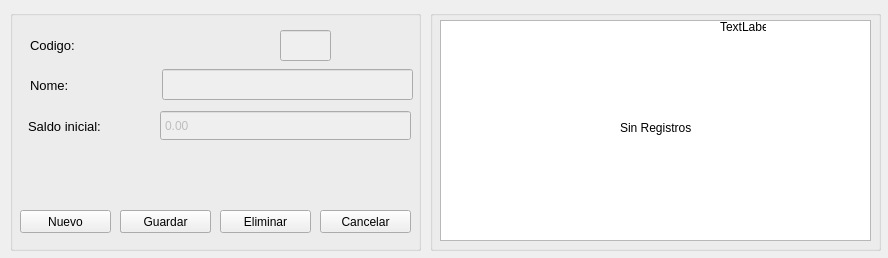
<?xml version="1.0" encoding="UTF-8"?>
<ui version="4.0">
 <class>frmcaixa</class>
 <widget class="QWidget" name="frmcaixa">
  <property name="geometry">
   <rect>
    <x>0</x>
    <y>0</y>
    <width>888</width>
    <height>258</height>
   </rect>
  </property>
  <property name="windowTitle">
   <string>Registro de Caixas</string>
  </property>
  <widget class="QGroupBox" name="groupBox">
   <property name="geometry">
    <rect>
     <x>10</x>
     <y>10</y>
     <width>411</width>
     <height>241</height>
    </rect>
   </property>
   <property name="title">
    <string/>
   </property>
   <widget class="QPushButton" name="btnnovo">
    <property name="geometry">
     <rect>
      <x>10</x>
      <y>200</y>
      <width>91</width>
      <height>23</height>
     </rect>
    </property>
    <property name="text">
     <string>Nuevo</string>
    </property>
   </widget>
   <widget class="QPushButton" name="btnguardar">
    <property name="geometry">
     <rect>
      <x>110</x>
      <y>200</y>
      <width>91</width>
      <height>23</height>
     </rect>
    </property>
    <property name="text">
     <string>Guardar</string>
    </property>
   </widget>
   <widget class="QPushButton" name="btneliminar">
    <property name="geometry">
     <rect>
      <x>210</x>
      <y>200</y>
      <width>91</width>
      <height>23</height>
     </rect>
    </property>
    <property name="text">
     <string>Eliminar</string>
    </property>
   </widget>
   <widget class="QPushButton" name="btneditar">
    <property name="geometry">
     <rect>
      <x>110</x>
      <y>200</y>
      <width>91</width>
      <height>23</height>
     </rect>
    </property>
    <property name="text">
     <string>Editar</string>
    </property>
   </widget>
   <widget class="QLineEdit" name="txtcod">
    <property name="enabled">
     <bool>false</bool>
    </property>
    <property name="geometry">
     <rect>
      <x>270</x>
      <y>20</y>
      <width>51</width>
      <height>31</height>
     </rect>
    </property>
    <property name="font">
     <font>
      <pointsize>10</pointsize>
     </font>
    </property>
   </widget>
   <widget class="QLineEdit" name="txtnomcaixa">
    <property name="enabled">
     <bool>false</bool>
    </property>
    <property name="geometry">
     <rect>
      <x>152</x>
      <y>59</y>
      <width>251</width>
      <height>31</height>
     </rect>
    </property>
    <property name="font">
     <font>
      <pointsize>10</pointsize>
     </font>
    </property>
   </widget>
   <widget class="QLabel" name="label">
    <property name="geometry">
     <rect>
      <x>20</x>
      <y>20</y>
      <width>81</width>
      <height>31</height>
     </rect>
    </property>
    <property name="font">
     <font>
      <pointsize>10</pointsize>
     </font>
    </property>
    <property name="text">
     <string>Codigo:</string>
    </property>
   </widget>
   <widget class="QLabel" name="label_2">
    <property name="geometry">
     <rect>
      <x>20</x>
      <y>60</y>
      <width>46</width>
      <height>31</height>
     </rect>
    </property>
    <property name="font">
     <font>
      <pointsize>10</pointsize>
     </font>
    </property>
    <property name="text">
     <string>Nome:</string>
    </property>
   </widget>
   <widget class="QPushButton" name="btncancelar">
    <property name="geometry">
     <rect>
      <x>310</x>
      <y>200</y>
      <width>91</width>
      <height>23</height>
     </rect>
    </property>
    <property name="text">
     <string>Cancelar</string>
    </property>
   </widget>
   <widget class="QLabel" name="label_3">
    <property name="geometry">
     <rect>
      <x>18</x>
      <y>101</y>
      <width>81</width>
      <height>31</height>
     </rect>
    </property>
    <property name="font">
     <font>
      <pointsize>10</pointsize>
     </font>
    </property>
    <property name="text">
     <string>Saldo inicial:</string>
    </property>
   </widget>
   <widget class="QDoubleSpinBox" name="txtsaldo">
    <property name="enabled">
     <bool>false</bool>
    </property>
    <property name="geometry">
     <rect>
      <x>150</x>
      <y>100</y>
      <width>251</width>
      <height>31</height>
     </rect>
    </property>
    <property name="buttonSymbols">
     <enum>QAbstractSpinBox::NoButtons</enum>
    </property>
    <property name="minimum">
     <double>-99999999999.990005493164063</double>
    </property>
    <property name="maximum">
     <double>99999999999.990005493164063</double>
    </property>
   </widget>
   <zorder>btneditar</zorder>
   <zorder>btnnovo</zorder>
   <zorder>btnguardar</zorder>
   <zorder>btneliminar</zorder>
   <zorder>txtcod</zorder>
   <zorder>txtnomcaixa</zorder>
   <zorder>label</zorder>
   <zorder>label_2</zorder>
   <zorder>btncancelar</zorder>
   <zorder>label_3</zorder>
   <zorder>txtsaldo</zorder>
  </widget>
  <widget class="QGroupBox" name="groupBox_2">
   <property name="geometry">
    <rect>
     <x>430</x>
     <y>10</y>
     <width>451</width>
     <height>241</height>
    </rect>
   </property>
   <property name="title">
    <string/>
   </property>
   <widget class="QTableWidget" name="tabla">
    <property name="geometry">
     <rect>
      <x>10</x>
      <y>10</y>
      <width>431</width>
      <height>221</height>
     </rect>
    </property>
    <property name="editTriggers">
     <set>QAbstractItemView::NoEditTriggers</set>
    </property>
    <property name="selectionBehavior">
     <enum>QAbstractItemView::SelectRows</enum>
    </property>
    <attribute name="verticalHeaderVisible">
     <bool>false</bool>
    </attribute>
   </widget>
   <widget class="QLabel" name="lblsinreg">
    <property name="geometry">
     <rect>
      <x>190</x>
      <y>110</y>
      <width>91</width>
      <height>16</height>
     </rect>
    </property>
    <property name="text">
     <string>Sin Registros</string>
    </property>
   </widget>
   <widget class="QLabel" name="lblindice">
    <property name="geometry">
     <rect>
      <x>290</x>
      <y>10</y>
      <width>46</width>
      <height>13</height>
     </rect>
    </property>
    <property name="text">
     <string>TextLabel</string>
    </property>
   </widget>
  </widget>
 </widget>
 <tabstops>
  <tabstop>txtcod</tabstop>
  <tabstop>txtnomcaixa</tabstop>
  <tabstop>txtsaldo</tabstop>
  <tabstop>btnnovo</tabstop>
  <tabstop>btnguardar</tabstop>
  <tabstop>btneditar</tabstop>
  <tabstop>btneliminar</tabstop>
  <tabstop>btncancelar</tabstop>
  <tabstop>tabla</tabstop>
 </tabstops>
 <resources/>
 <connections>
  <connection>
   <sender>tabla</sender>
   <signal>cellClicked(int,int)</signal>
   <receiver>lblindice</receiver>
   <slot>setNum(int)</slot>
   <hints>
    <hint type="sourcelabel">
     <x>636</x>
     <y>148</y>
    </hint>
    <hint type="destinationlabel">
     <x>648</x>
     <y>40</y>
    </hint>
   </hints>
  </connection>
 </connections>
</ui>
